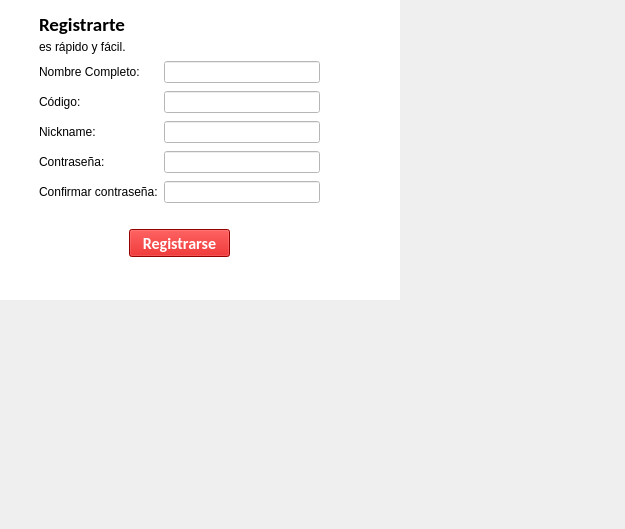
<?xml version="1.0" encoding="UTF-8"?>
<ui version="4.0">
 <class>FormNew</class>
 <widget class="QWidget" name="FormNew">
  <property name="geometry">
   <rect>
    <x>0</x>
    <y>0</y>
    <width>625</width>
    <height>529</height>
   </rect>
  </property>
  <property name="windowTitle">
   <string>Form</string>
  </property>
  <widget class="QStackedWidget" name="stackedWidget">
   <property name="geometry">
    <rect>
     <x>-1</x>
     <y>-1</y>
     <width>401</width>
     <height>301</height>
    </rect>
   </property>
   <property name="styleSheet">
    <string notr="true">QWidget{
	background-color: #FFFFFF
}</string>
   </property>
   <widget class="QWidget" name="page">
    <widget class="QLabel" name="label">
     <property name="geometry">
      <rect>
       <x>40</x>
       <y>10</y>
       <width>111</width>
       <height>31</height>
      </rect>
     </property>
     <property name="font">
      <font>
       <family>Calibri</family>
       <pointsize>14</pointsize>
       <weight>75</weight>
       <bold>true</bold>
      </font>
     </property>
     <property name="text">
      <string>Registrarte</string>
     </property>
    </widget>
    <widget class="QLabel" name="label_2">
     <property name="geometry">
      <rect>
       <x>40</x>
       <y>40</y>
       <width>121</width>
       <height>16</height>
      </rect>
     </property>
     <property name="text">
      <string>es rápido y fácil.</string>
     </property>
    </widget>
    <widget class="QPushButton" name="Registrarse">
     <property name="geometry">
      <rect>
       <x>130</x>
       <y>230</y>
       <width>101</width>
       <height>28</height>
      </rect>
     </property>
     <property name="font">
      <font>
       <family>Calibri</family>
       <pointsize>12</pointsize>
       <weight>75</weight>
       <bold>true</bold>
      </font>
     </property>
     <property name="styleSheet">
      <string notr="true">QPushButton{
	background-color: #D00000;
	color: #FFFFFF
}</string>
     </property>
     <property name="text">
      <string>Registrarse</string>
     </property>
    </widget>
    <widget class="QWidget" name="gridLayoutWidget">
     <property name="geometry">
      <rect>
       <x>40</x>
       <y>60</y>
       <width>281</width>
       <height>151</height>
      </rect>
     </property>
     <layout class="QGridLayout" name="gridLayout">
      <item row="2" column="1">
       <widget class="QLineEdit" name="Nick"/>
      </item>
      <item row="0" column="0">
       <widget class="QLabel" name="label_3">
        <property name="text">
         <string>Nombre Completo:</string>
        </property>
       </widget>
      </item>
      <item row="3" column="0">
       <widget class="QLabel" name="label_4">
        <property name="text">
         <string>Contraseña:</string>
        </property>
       </widget>
      </item>
      <item row="0" column="1">
       <widget class="QLineEdit" name="Name"/>
      </item>
      <item row="3" column="1">
       <widget class="QLineEdit" name="Pass"/>
      </item>
      <item row="2" column="0">
       <widget class="QLabel" name="label_5">
        <property name="text">
         <string>Nickname:</string>
        </property>
       </widget>
      </item>
      <item row="4" column="1">
       <widget class="QLineEdit" name="CPass"/>
      </item>
      <item row="4" column="0">
       <widget class="QLabel" name="label_6">
        <property name="text">
         <string>Confirmar contraseña:</string>
        </property>
       </widget>
      </item>
      <item row="1" column="0">
       <widget class="QLabel" name="label_7">
        <property name="text">
         <string>Código:</string>
        </property>
       </widget>
      </item>
      <item row="1" column="1">
       <widget class="QLineEdit" name="Code"/>
      </item>
     </layout>
    </widget>
   </widget>
  </widget>
 </widget>
 <resources/>
 <connections/>
</ui>
